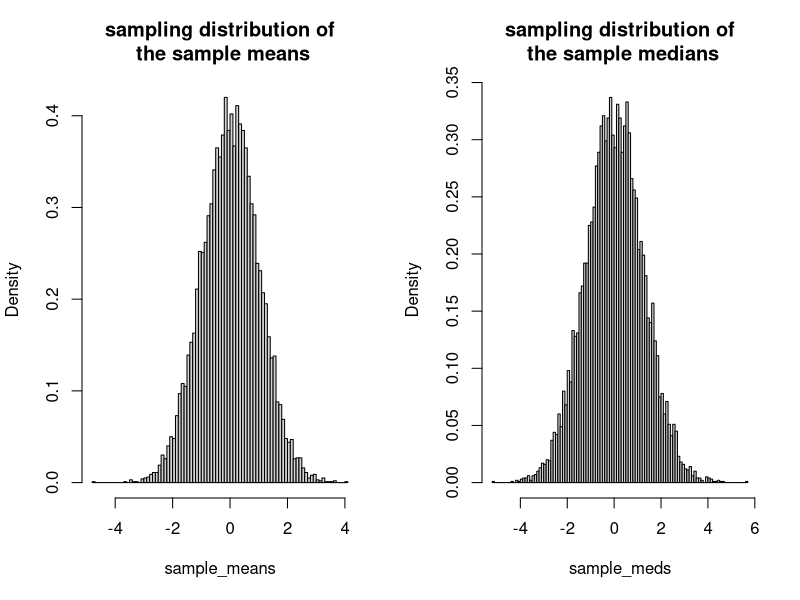
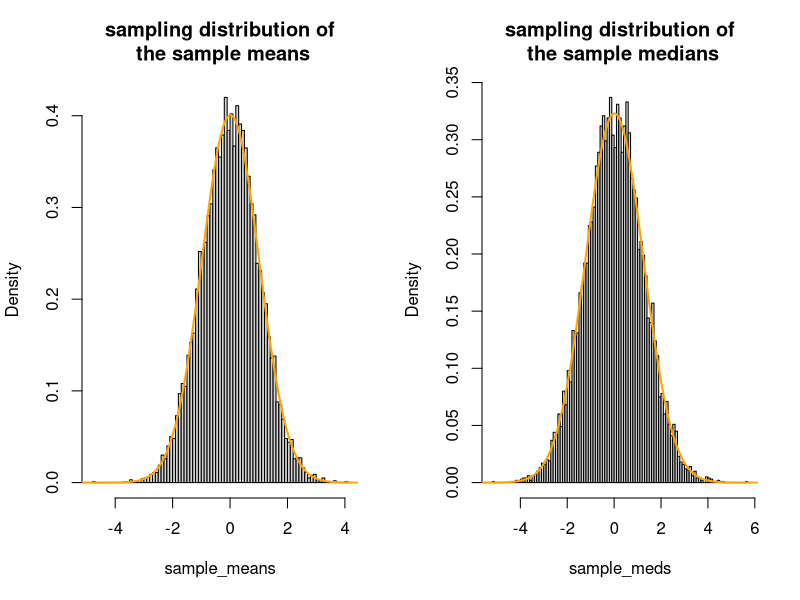
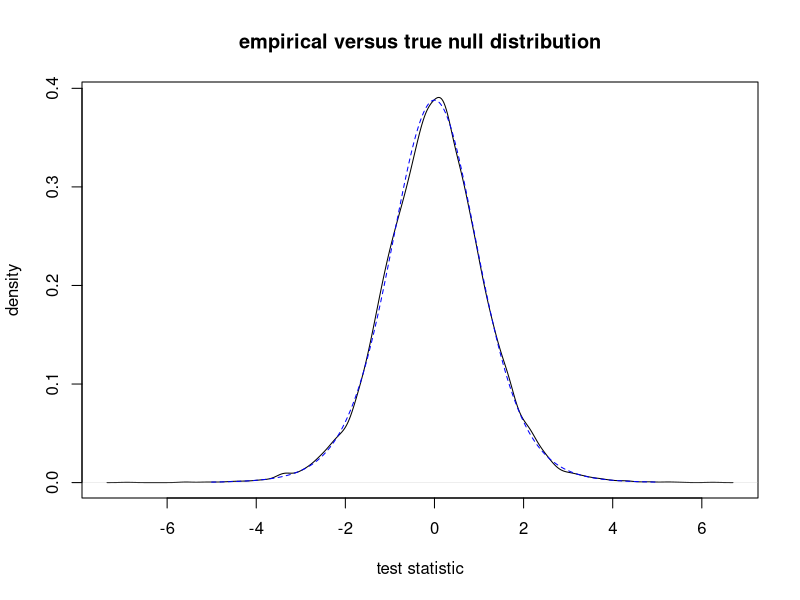
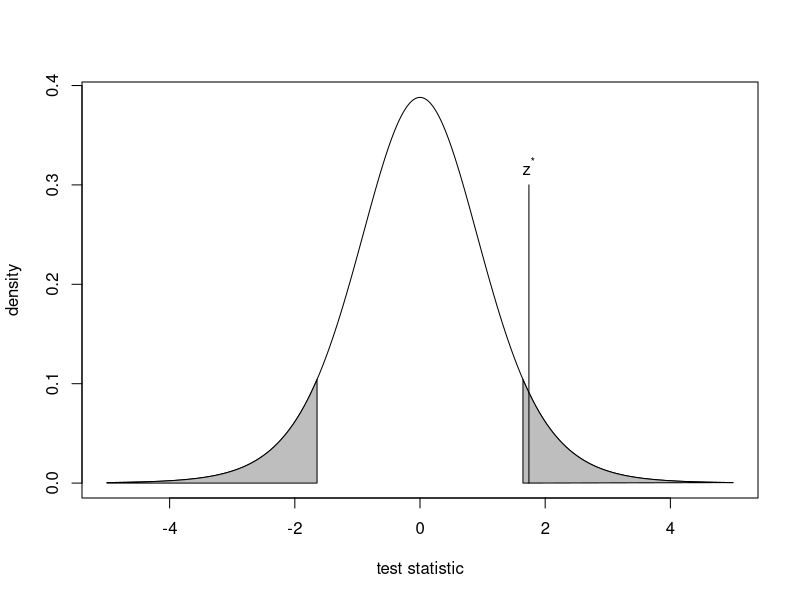
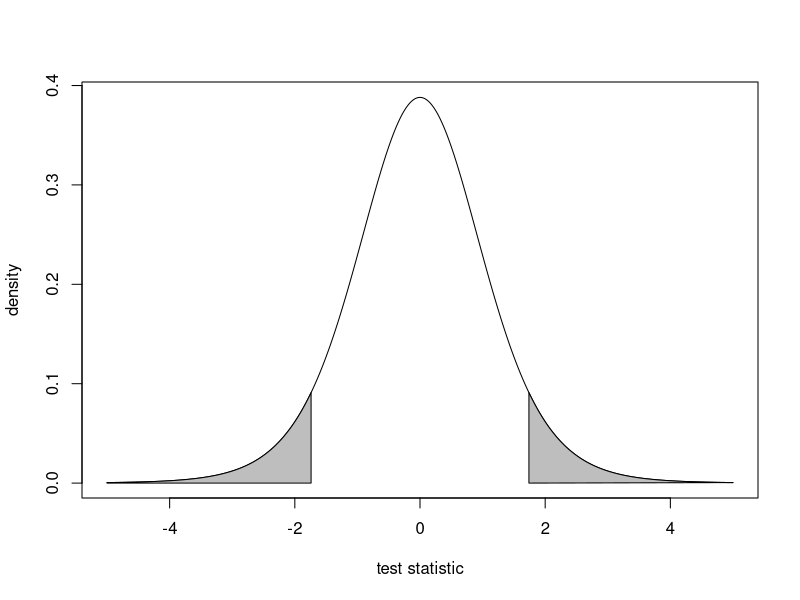
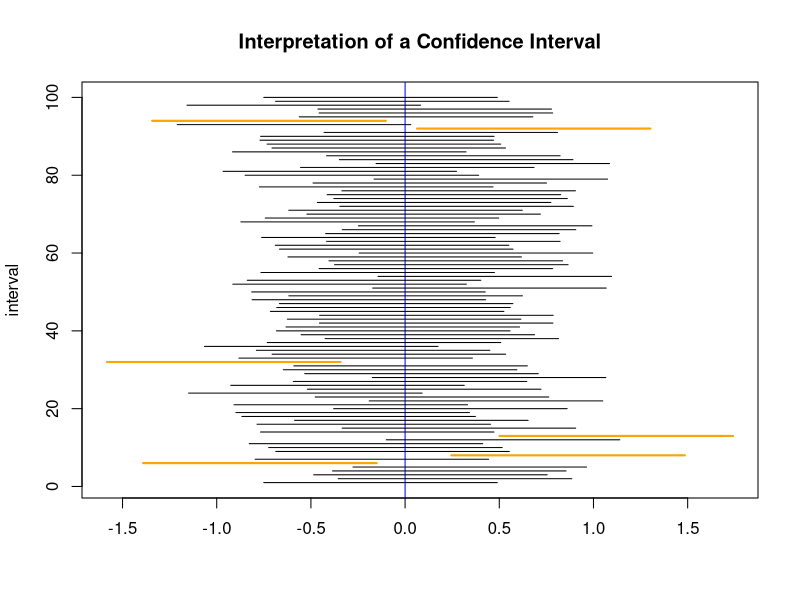

Generate these figures, in order, with R:
## ---- chunk 1
set.seed(1904) # set seed for reproducibility
nsamples <- 10000 # number of independent samples
n <- 100 # sample size
# store sample means and medians
sample_means <- numeric(nsamples)
sample_meds <- numeric(nsamples)
# perform experiment nsamples times
for (i in seq_len(nsamples)) {
  # draw sample
  y <- rnorm(n, mean = 0, sd = 10)
  # compute sample mean
  sample_means[i] <- mean(y)
  # compute and store sample median
  sample_meds[i] <- median(y)
}
## ---- chunk 2
par(mfrow = c(1, 2)) # side-by-side histograms
hist(sample_means, probability = TRUE, breaks = 100,
     main = "sampling distribution of\n the sample means")
hist(sample_meds, probability = TRUE, breaks = 100,
     main = "sampling distribution of\n the sample medians")
par(mfrow = c(1, 1))
## ---- chunk 3
mean(sample_means) # estimated mean of statistic
## ---- chunk 4
sd(sample_means) # estimated standard error of statistic
## ---- chunk 5
mean(sample_meds)
## ---- chunk 6
sd(sample_meds)
## ---- chunk 7
par(mfrow = c(1, 2)) # side-by-side histograms
s <- seq(-10, 10, len = 10000) # sequence for plotting
hist(sample_means, probability = TRUE, breaks = 100, col = "lightgrey",
     main = "sampling distribution of\n the sample means")
# normal curve with estimated mean and standard error
lines(s, dnorm(s, mean = mean(sample_means), sd = sd(sample_means)), 
      col = "orange", lwd = 2)
hist(sample_meds, probability = TRUE, breaks = 100, col = "lightgrey",
     main = "sampling distribution of\n the sample medians")
lines(s, dnorm(s, mean = mean(sample_meds), sd = sd(sample_meds)), 
      col = "orange", lwd = 2)
par(mfrow = c(1, 1))
## ---- chunk 8
#| echo: false
#| label: tbl-pvalue-interp
#| output: true
#| tbl-cap: A summary of common strength-of-evidence interpretations for p-values.
interp_df <- cbind(pvalue = c("$> 0.10$",
                              "$\\leq 0.10$",
                              "$\\leq 0.05$",
                              "$\\leq 0.01$",
                              "$\\leq 0.001$"),
                   interpretation = c("no evidence for $H_a$",
                                     "weak evidence for $H_a$",
                                     "moderate evidence for $H_a$",
                                     "strong evidence for $H_a$",
                                     "very strong evidence for $H_a$"))
knitr::kable(interp_df,
    col.names = c("p-value", "Interpretation"),
    align = c('l', 'l'))
## ---- chunk 9
# set number seed for reproducible results
set.seed(12)
# create vector to store test statistics
tstats <- numeric(10000)
# for 10,000 experiments
for (i in seq_len(10000)) {
  # draw a sample of size 10 from a N(2, 4^2)
  y <- rnorm(n = 10, mean = 2, sd = 4)
  # compute and store the test statistic for the sample
  tstats[i] <- (mean(y) - 2) / (sd(y) / sqrt(10))
}
## ---- chunk 10
# plot empirical null distribution
plot(density(tstats),
     xlab = "test statistic",
     ylab = "density",
     main = "empirical versus true null distribution")
# sequence to plot null density over
s <- seq(-5, 5, len = 1000)
lines(s, dt(s, df = 9), lty = 2, col = "blue")
## ---- chunk 11
mean(tstats > qt(0.95, df = 9))
## ---- chunk 12
qnorm(c(0.05,0.95))
## ---- chunk 13
#| label: fig-rejection-region
#| echo: false
#| eval: true
#| output: true
#| fig-cap: A plot of the rejection region for a two-tailed alternative hypothesis.
# sequence of values to plot
s <- seq(-5, 5, len = 10000)
plot(s, dt(s, df = 9), type = "l",
     xlab = "test statistic", ylab = "density")
q1 <- qnorm(0.05)
q2 <- qnorm(0.95)
s2 <- c(seq(-5, q1, len = 1000), q1, -5)
y2 <- c(dt(seq(-5, q1, len = 1000), df = 9), 0, 0)
s3 <- c(q2, seq(q2, 5, len = 1000), q2)
y3 <- c(0, dt(seq(q2, 5, len = 1000), df = 9), 0)
polygon(s2, y2, col = "grey")
polygon(s3, y3, col = "grey")
segments(1.74, 0, 1.74, 0.3)
text(1.74, 0.3, expression(z^"*"), pos = 3)
## ---- chunk 14
2 * (1 - pnorm(1.74))
## ---- chunk 15
#| label: fig-pvalue
#| echo: false
#| eval: true
#| output: true
#| fig-cap: A plot of the area used to compute the p-value based on a two-tailed alternative hypothesis.
# sequence of values to plot
s <- seq(-5, 5, len = 10000)
plot(s, dt(s, df = 9), type = "l",
     xlab = "test statistic", ylab = "density")
q1 <- -1.74
q2 <- 1.74
s2 <- c(seq(-5, q1, len = 1000), q1, -5)
y2 <- c(dt(seq(-5, q1, len = 1000), df = 9), 0, 0)
s3 <- c(q2, seq(q2, 5, len = 1000), q2)
y3 <- c(0, dt(seq(q2, 5, len = 1000), df = 9), 0)
polygon(s2, y2, col = "grey")
polygon(s3, y3, col = "grey")
## ---- chunk 16
set.seed(33) # set number seed for reproducibility
# create vector to store sample means
means <- numeric(100)
# perform experiment 100 times
for (i in seq_len(100)) {
  # draw sample of size 10 from N(0, 1) and compute sample mean
  means[i] <- mean(rnorm(n = 10, mean = 0, sd = 1))
}
## ---- chunk 17
#calculate the lower and upper bounds for the 95% CIs
lb = means - 1.96 * 1/sqrt(10)
ub = means + 1.96 * 1/sqrt(10)
## ---- chunk 18
#| label: fig-ci-interp-plot
#| echo: false
#| eval: true
#| output: true
#| fig-cap: A plot of 100 95% confidence intervals for a population mean produced from independent samples from a $\mathsf{N}(0,1)$ population
#create blank plot
plot(range(c(lb, ub)), c(1,100),
     xlab = "", ylab = "interval", type = "n")
# title plot
title("Interpretation of a Confidence Interval")
# plot true mean
abline(v = 0, col = "blue")
#plot interval each sample
for (i in 1:100) lines(c(lb[i], ub[i]), c(i, i))
#highlight intervals missing 0 in orange
for (i in 1:100) {
  if (lb[i] > 0 | ub[i] < 0 )   {
    lines(c(lb[i],ub[i]), c(i,i), col = "orange", lwd = 2)
  }
}
